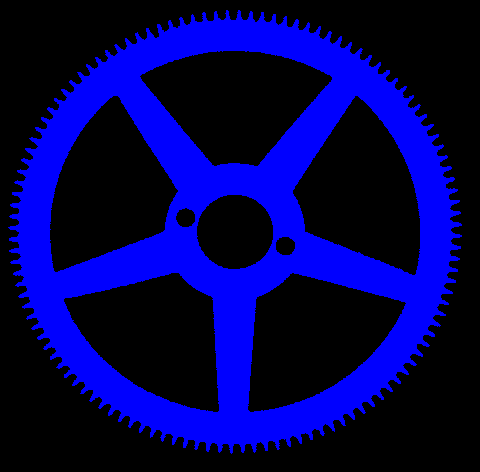
%> input picture lab/S4/Wheel.bmp, 480 x 472 px
$ octave extreure_dents.m   (GNU Octave 9; MATLAB toolbox functions it lacks are replaced by stand-ins)
%> lines starting %> are read from the running program, lines starting %| are printed output that depends on the picture; in (x1, y1, x2, y2) boxes, pixels count from 0 and x2, y2 are one past the last pixel; in counts of white or black regions, pixels touching at a corner belong together; the program's own positions count from 1
% extreure dents
I = rgb2gray(imread('wheel.bmp'));
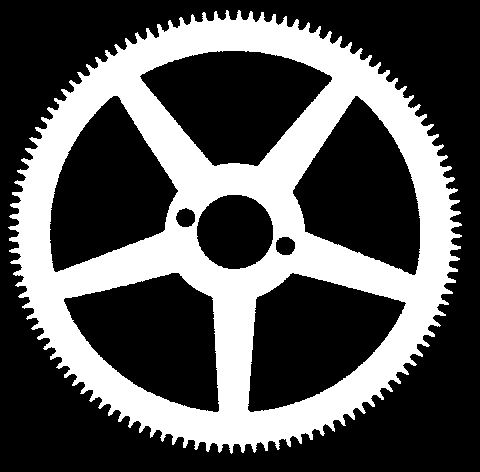
%> I: size 472x480 uint8; values 0 (black) and 29 (white), 33% white; 1 white region, box (x1, y1, x2, y2) and area: (8, 10, 462, 454) 74853
%BW = I < 20;
BW = imbinarize(I);
BW = imfill(BW, 'holes');
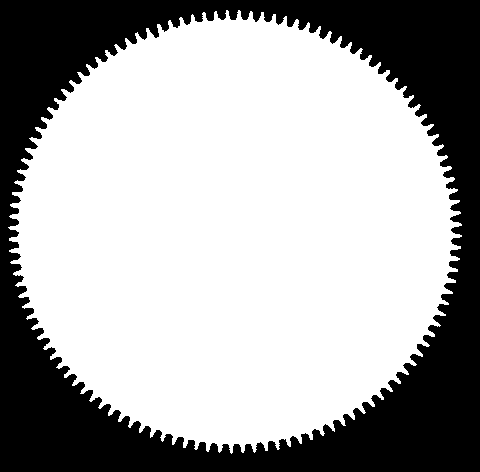
%> BW: size 472x480 logical; 65.9% white; 1 black region, box (x1, y1, x2, y2) and area: (0, 0, 480, 472) 77176
%> (the run ends here)
